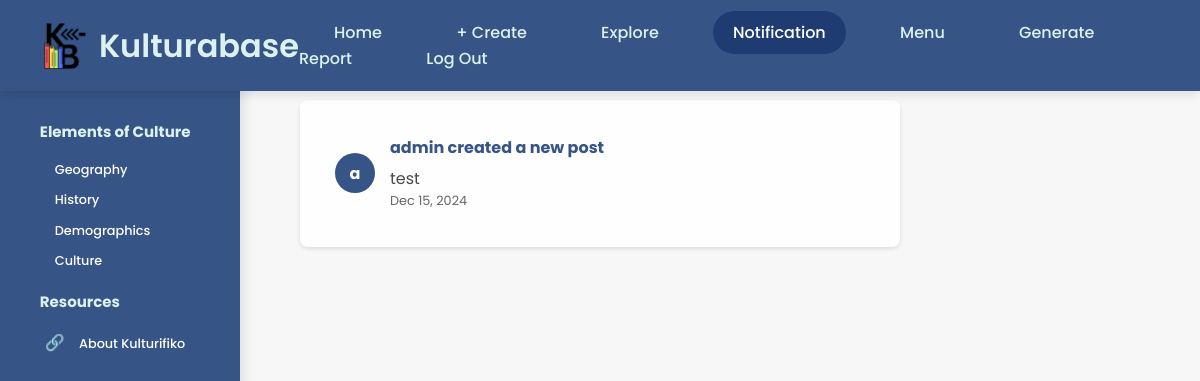
Page /user/notification.php (signed in) on the earlier database version.
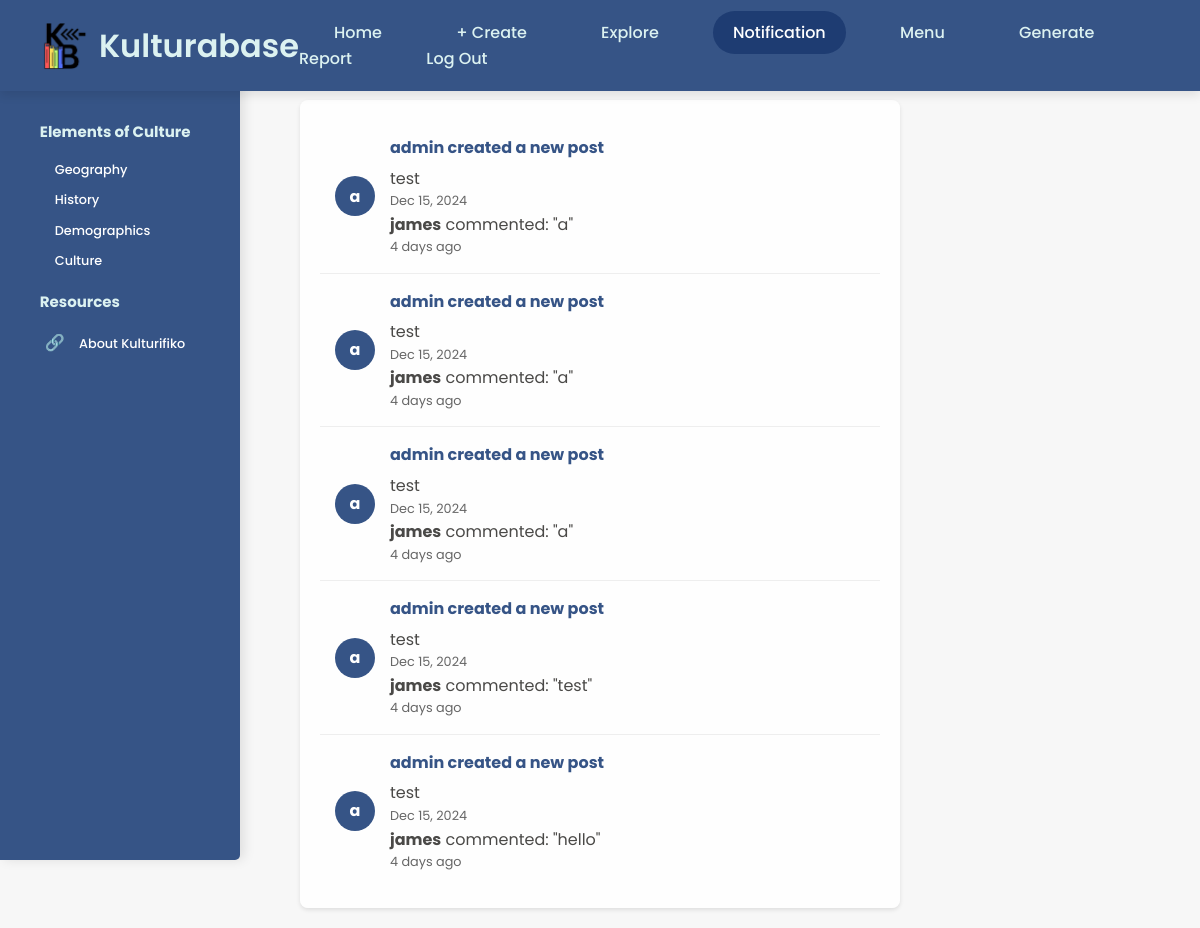
Same page on the later database version.
### tables this page shows
CREATE TABLE `posts` (
  `id` int(11) NOT NULL,
  `user_id` int(11) NOT NULL,
  `title` varchar(300) NOT NULL,
  `description` text NOT NULL,
  `file_path` varchar(255) DEFAULT NULL,
  `culture_elements` varchar(255) DEFAULT NULL,
  `learning_styles` varchar(255) DEFAULT NULL,
  `created_at` timestamp NOT NULL DEFAULT current_timestamp()
);

CREATE TABLE `users` (
  `id` int(11) NOT NULL,
  `email` varchar(255) NOT NULL,
  `username` varchar(255) NOT NULL,
  `password` varchar(255) NOT NULL,
  `full_name` varchar(255) NOT NULL,
  `about` text DEFAULT NULL,
  `location` varchar(255) DEFAULT NULL,
  `birthday` date DEFAULT NULL,
  `website` varchar(255) DEFAULT NULL,
  `skills` text DEFAULT NULL,
  `profile_picture` varchar(255) DEFAULT 'default-avatar.png',
  `isAdmin` tinyint(1) NOT NULL DEFAULT 0
);

CREATE TABLE `comments` (
  `id` int(11) NOT NULL,
  `post_id` int(11) NOT NULL,
  `user_id` int(11) NOT NULL,
  `comment_text` text NOT NULL,
  `created_at` timestamp NOT NULL DEFAULT current_timestamp()
);

### user/notification.php (the view, shortened to what this page needs)
<?php
require 'db_conn.php';
$isAdmin = $_SESSION['isAdmin'];
?>
<!DOCTYPE html>
<html lang="en">
<head>
    <link rel="stylesheet" href="https://cdnjs.cloudflare.com/ajax/libs/font-awesome/6.0.0-beta3/css/all.min.css">
    <body>
    <div class="navbar">
        <div style="display: flex; align-items: center;">
         <img src="assets/logo/logo.png "alt="Kulturifiko Logo">
            <h1>Kulturabase</h1>
        </div>
            <div>
                <a href="home.php">Home</a>
                <a href="create-post.php">+ Create</a>
                <a href="explore.php" >Explore</a>
                <a href="notification.php" class="active">Notification</a>
                <div class="dropdown">
                    <a href="#" class="dropdown-btn" onclick="toggleDropdown()">Menu</a>
                </div>
                <a href="generate_report.php">Generate Report</a>
                <a href="#" onclick="handleLogout()">Log Out</a>
            </div>
    </div>
<div class="notification-container">
    <?php
    if ($isAdmin) {
        $query = "SELECT
                    p.title AS post_title,
                    p.created_at AS post_created_at,
                    u.username AS post_creator,
                    SUBSTRING(u.username, 1, 1) AS avatar_letter,
                    c.comment_text,
                    c.created_at AS comment_created_at,
                    c.user_id AS comment_user_id,
                    cu.username AS comment_user,
                    l.created_at AS like_created_at,
                    l.user_id AS like_user_id,
                    lu.username AS like_user
                FROM posts p
                JOIN users u ON p.user_id = u.id
                LEFT JOIN comments c ON p.id = c.post_id
                LEFT JOIN users cu ON c.user_id = cu.id
                LEFT JOIN likes l ON p.id = l.post_id
                LEFT JOIN users lu ON l.user_id = lu.id
                ORDER BY GREATEST(
                    IFNULL(p.created_at, 0),
                    IFNULL(c.created_at, 0),
                    IFNULL(l.created_at, 0)
                ) DESC
                LIMIT 20";
        $stmt = $conn->prepare($query);
    }
    $stmt->execute();
    $result = $stmt->get_result();
    if ($result->num_rows > 0) {
        while ($row = $result->fetch_assoc()) {
            $postTimeAgo = getTimeAgo(strtotime($row['post_created_at']));
            $commentTimeAgo = isset($row['comment_created_at']) ? getTimeAgo(strtotime($row['comment_created_at'])) : null;
            echo '<div class="notification-item">
                    <div class="notification-avatar">
                        ' . htmlspecialchars($row['avatar_letter']) . '
                    </div>
                    <div class="notification-content">';
            echo '<div class="notification-title">
                    ' . htmlspecialchars($row['post_creator']) . ' created a new post
                  </div>
                  <div>' . htmlspecialchars($row['post_title']) . '</div>
                  <div class="notification-time">' . $postTimeAgo . '</div>';
            if (!empty($row['comment_text'])) {
                echo '<div class="notification-comment">
                        <strong>' . htmlspecialchars($row['comment_user']) . '</strong> commented: "' . htmlspecialchars($row['comment_text']) . '"
                      </div>
                      <div class="notification-time">' . $commentTimeAgo . '</div>';
            }
            echo '</div></div>';
        }
    } else {
        echo '<div class="no-notifications">No recent activity</div>';
    }
    function getTimeAgo($timestamp) {
        $time_difference = time() - $timestamp;
        if ($time_difference < 60) {
            return "Just now";
        } elseif ($time_difference < 3600) {
            $minutes = round($time_difference / 60);
            return $minutes . " minute" . ($minutes != 1 ? "s" : "") . " ago";
        } elseif ($time_difference < 86400) {
            $hours = round($time_difference / 3600);
            return $hours . " hour" . ($hours != 1 ? "s" : "") . " ago";
        } elseif ($time_difference < 604800) {
            $days = round($time_difference / 86400);
            return $days . " day" . ($days != 1 ? "s" : "") . " ago";
        } else {
            return date("M j, Y", $timestamp);
        }
    }
    ?>
</div>
<div class="sidebar">
        <div class="menu-section">
            <h3>Elements of Culture</h3>
            <div class="menu-item">
                <ul>
                  <li><a href="geography.php">Geography</a></li>
                  <li><a href="history.php">History</a></li>
                  <li><a href="demographics.php">Demographics</a></li>
                  <li><a href="culture.php">Culture</a></li>
                </ul>
            </div>
    <div class="menu-section">
      <h3>Resources</h3>
      <div class="menu-item">
        <span>🔗</span>
        <a href="#">About Kulturifiko</a>
      </div>
    </div>
  </div>
</body>
</head>
</html>

### user/notification.php (style rules this page uses)
* { margin: 0; padding: 0; box-sizing: border-box; }
body { font-family: 'Poppins', sans-serif; background-color: #f7f7f7; color: #4A4947; line-height: 1.6; padding-top: 80px; }
.notification-container { max-width: 600px; margin: 20px auto; padding: 20px; background-color: rgba(255, 255, 255, 0.9); border-radius: 8px; box-shadow: 0 2px 4px rgba(0, 0, 0, 0.1); }
.notification-item { display: flex; align-items: center; padding: 15px; border-bottom: 1px solid #eee; transition: background-color 0.3s; }
.notification-item:last-child { border-bottom: none; }
.notification-avatar { width: 40px; height: 40px; border-radius: 50%; background-color: #365486; display: flex; align-items: center; justify-content: center; margin-right: 15px; color: white; font-weight: bold; }
.notification-content { flex: 1; }
.notification-title { font-weight: bold; color: #365486; margin-bottom: 5px; }
.notification-time { font-size: 0.8em; color: #666; }
.navbar { display: flex; justify-content: space-between; align-items: center; background-color: #365486; padding: 20px 40px; position: fixed; width: 100%; top: 0; z-index: 1000; box-shadow: 0 4px 10px rgba(0, 0, 0, 0.1); }
.navbar img { height: 50px; width: auto; }
.navbar h1 { color: #DCF2F1; font-size: 2rem; font-weight: 600; margin-left: 10px; }
.navbar a { color: #DCF2F1; text-decoration: none; margin: 0 15px; font-size: 1rem; font-weight: 500; padding: 10px 20px; border-radius: 30px; transition: background-color 0.3s ease, color 0.3s ease; }
.navbar a.active { background-color: #1e3c72; color: #fff; }
.dropdown { position: relative; display: inline-block; }
.sidebar { position: fixed; top: 60px; left: 0; width: 240px; height: 100vh; background-color: #365486; padding-top: 30px; z-index: 999; display: flex; flex-direction: column; align-items: center; overflow-y: auto; flex-grow: 1; box-shadow: 4px 0 12px rgba(0, 0, 0, 0.1); border-radius: 0 5px 5px 0; }
.menu-section { margin-bottom: 10px; }
.menu-section h3 { font-size: 15px; margin-bottom: 8px; color: #DCF2F1; }
.menu-item { display: inline-block; align-items: center; justify-content: flex-start; margin: 3px 0; cursor: pointer; transition: background 0.2s ease; padding: 5px 5px; border-radius: 4px; color: #ffffff; }
.menu-item a { color: #ffffff; text-decoration: none; font-size: .8rem; font-weight: 500; padding: 5px 10px; border-radius: 30px; }
.menu-item ul { list-style: none; padding: 0; }
.menu-item li { margin-bottom: 10px; font-size: .8rem; }

Differences in the rows shown:
no longer on this page (row unchanged): posts: avatar_letter "a", user.username "admin", title "test", created_at "Dec 15, 2024"
added comments: avatar_letter "a", users.username "admin", post.title "test", post.created_at "Dec 15, 2024", user.username "james", comment_text "a", created_at "4 days ago"
added comments: avatar_letter "a", users.username "admin", post.title "test", post.created_at "Dec 15, 2024", user.username "james", comment_text "a", created_at "4 days ago"
added comments: avatar_letter "a", users.username "admin", post.title "test", post.created_at "Dec 15, 2024", user.username "james", comment_text "a", created_at "4 days ago"
added comments: avatar_letter "a", users.username "admin", post.title "test", post.created_at "Dec 15, 2024", user.username "james", comment_text "test", created_at "4 days ago"
added comments: avatar_letter "a", users.username "admin", post.title "test", post.created_at "Dec 15, 2024", user.username "james", comment_text "hello", created_at "4 days ago"
